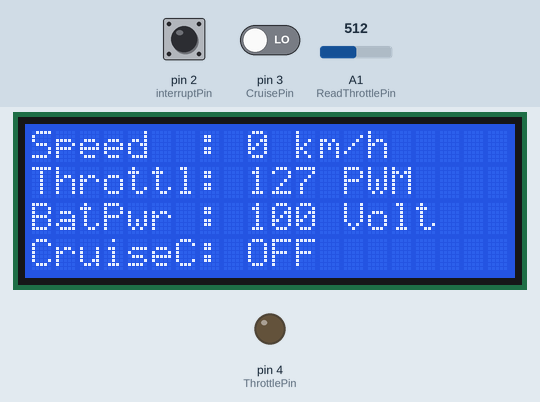
A sketch run on a simulated Arduino Uno, built with avr-gcc and run on an emulated ATmega328P. Parts: 20×4 character LCD, output pins drawn as LEDs (lit = HIGH). The inputs (shaded band) are chosen by the test bench; at power-on: A1 (ReadThrottlePin) = 512, pin 3 (CruisePin) LOW, pin 2 (interruptPin) LOW.

Above: at 1.2 s.
1.3 s: A1 (ReadThrottlePin) set to 44
At 2.1 s:
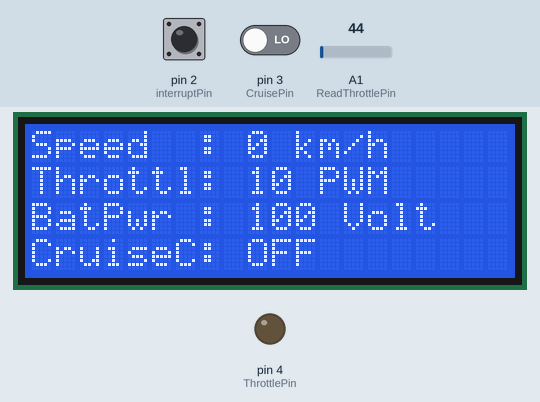
3.1 s: A1 (ReadThrottlePin) set to 37
At 3.8 s:
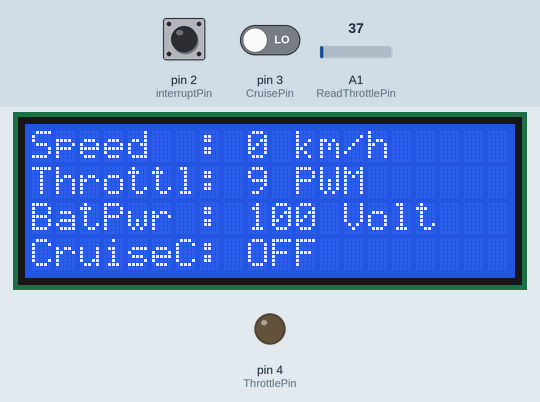
4.6 s: pin 3 (CruisePin) driven HIGH
At 5.5 s:
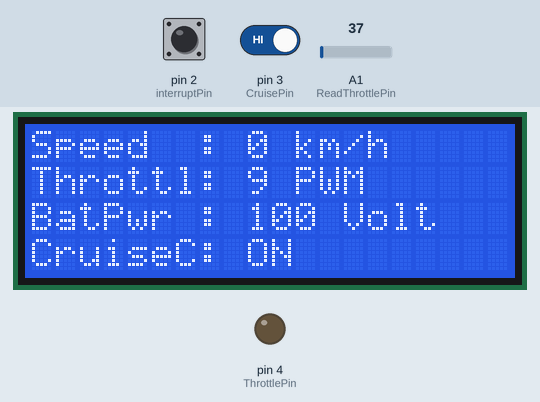
9.1 s: pin 3 (CruisePin) driven LOW
At 10.6 s:
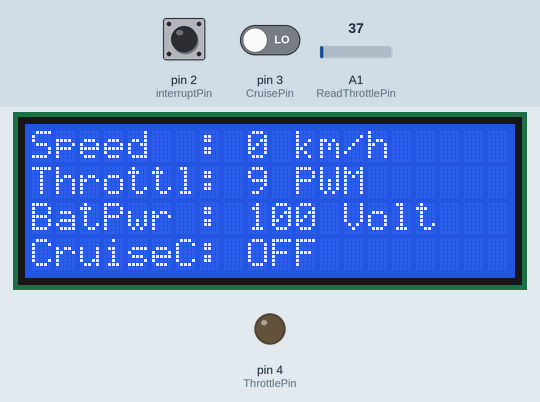
Timing chart, 0 to 11.6 s (numbered marks = the images above; inputs shaded):
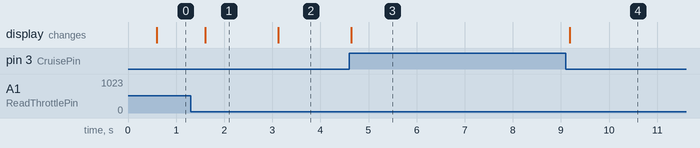

Measured:
- after the input at 1.3 s, the display: changes after 0.31 s (image 1)
- after the input at 3.1 s, the display: changes at once (image 2)
- after the input at 4.6 s, the display: changes at once (image 3)
- after the input at 9.1 s, the display: changes after 0.09 s (image 4)

The sketch:

PID.ino
```cpp
/* Pin setup
  Vss - Gnd
  Vdd - 5V
  V0  - Contrast, potentiometer or 2.7kohm then Gnd
  Rs  - pin 13
  R/W - Gnd
  E   - pin 12
  D4  - pin 11
  D5  - pin 10
  D6  - pin 9
  D7  - pin 8
  A   - 5V (220ohm then 5V)
  K   - Gnd

  VoltageDivider
  input - analog pin 0

  Read Throttle
  input - analog pin 1

  Hall sensor
  input - ISR digital pin 2

  Cruise control
  input - digital pin 3

  Throttle control
  output - digital pin 4

*/

#include <LiquidCrystal.h>

#define Radius 0.16f
#define Magnets 1.5f
#define StartWatch 0
#define StopWatch 1
#define Standby 2

int BatPin = 0;
int ReadThrottlePin = 1;
int interruptPin = 2;
int CruisePin = 3;
int ThrottlePin = 4;

unsigned long T1, T2, D, Delay1=0, Delay2=0;
char State = 0;
unsigned long Factor = 3.6f * PI * Radius * 1000000.0f / Magnets;

// initialize the library with the numbers of the interface pins
LiquidCrystal lcd(13, 12, 11, 10, 9, 8);

String Line11 = "Speed  : ";
String Line12 = " km/h  ";

//String Line21 = "BatWarn: ";
String Line21 = "Throttl: ";
String Line22 = " PWM ";

String Line31 = "BatPwr : ";
String Line32 = " Volt  ";

String Line41 = "CruiseC: ";
String Line42 = "OFF ";

char inByte;
uint8_t Speed = 0;
int BatPwr = 100;
int Throttle = 0;
uint8_t CruiseSpeed = 0;
boolean Edit = false;
boolean Cruise=false;
//String BatteryWarnings = "NONE";

void setup() {

  Serial.begin(9600);

  lcd.begin(20, 4);     // set up the LCD's number of columns and rows:
  lcd.print("Start");   // Print a message to the LCD.

  DisplayState(1);

  pinMode(interruptPin, INPUT);
  attachInterrupt(digitalPinToInterrupt(interruptPin), Change, RISING);

  pinMode(CruisePin, INPUT);

}

void loop() {

  if(Delay1==0){
    Delay1 = millis();
  }

  SerialResponse();

  if(Cruise){
    analogWrite(ThrottlePin, Throttle);
  }else{
    Throttle = analogRead(ReadThrottlePin);
    Throttle = map(Throttle, 0, 1023, 0, 255);
    analogWrite(ThrottlePin, Throttle);
  }

  if(digitalRead(CruisePin)==HIGH && !Cruise){
      Line42="ON ";
      Cruise=true;
      CruiseSpeed=Speed;
  }else if(digitalRead(CruisePin)==LOW){
      Cruise=false;
      Line42="OFF ";
  }

  switch (State){
    case StartWatch:
      T1 = micros ();
      State = Standby;
      break;
    case StopWatch:
      T2 = micros ();
      D = T2 - T1;
      Speed = Factor / D;
      State = StartWatch;
      break;
  }

  Delay2= millis();
  if(Delay2-Delay1 > 500){
    DisplayState(0);
    Delay1=0;
    Delay2=0;
  }

}

void SerialResponse(){

    if (Serial.available()) {

      if(Edit){
          Edit=false;
          while(!Serial.available()){}
          inByte = Serial.read();
          Throttle = inByte;
      }else{
        inByte = Serial.read();

        if(inByte=='A'){
          Serial.println(Line42);
        }

        if(inByte=='C'){
          Serial.println(CruiseSpeed);
        }

        if(inByte=='S'){
          Serial.write(Speed);
        }

        if(inByte=='E'){
          Serial.println(Throttle);
        }

        if(inByte=='T'){
          Edit=true;
          DisplayState(0);
        }
      }
    }
}

void DisplayState (int FirstTime){

  if(FirstTime==1){

    Clear();

    lcd.setCursor(0, 0);
    lcd.print(Line11+Speed+Line12);

    lcd.setCursor(0, 1);
    lcd.print(Line21+Throttle+Line22);

    lcd.setCursor(0, 2);
    lcd.print(Line31+BatPwr+Line32);

    lcd.setCursor(0, 3);
    lcd.print(Line41+Line42);

  }else{

    lcd.setCursor(9, 0);
    lcd.print(Speed+Line12);

    lcd.setCursor(9, 1);
    lcd.print(Throttle+Line22);

    lcd.setCursor(9, 2);
    lcd.print(BatPwr+Line32);

    lcd.setCursor(9, 3);
    lcd.print(Line42);

  }
}

void Clear(){

  for(int i=0; i<4; i++){

    for(int j=0; j<20; j++){

      lcd.setCursor(j, i);
      lcd.print(" ");
    }
  }
}

void Change(){

  if (State == Standby){
    State = StopWatch;
  }
}
```
